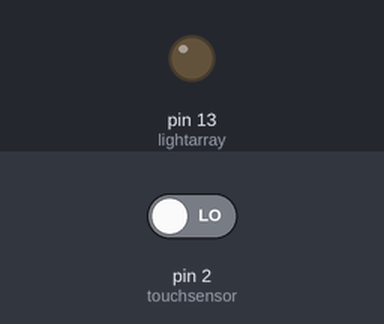
Simulated run of this sketch. Board: Arduino Uno, built with avr-gcc and run on an emulated ATmega328P. On the bench: output pins drawn as LEDs (lit = HIGH). Inputs (shaded band) come from the test bench; at power-on: pin 2 (touchsensor) LOW.

Above: at 1.2 s.
1.3 s: pin 2 (touchsensor) driven HIGH
At 2.5 s:
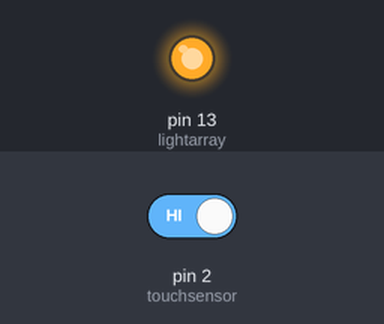
2.8 s: pin 2 (touchsensor) driven LOW
At 3.8 s:
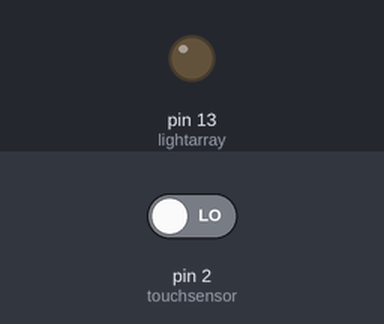
Timing chart, 0 to 5.8 s (numbered marks = the images above; inputs shaded):
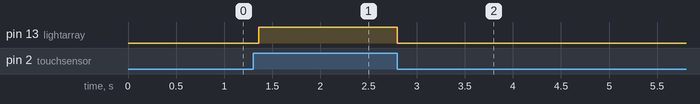

The sketch:

touchLED.ino
```cpp
// turns on light array when touch sensor receives input

byte lightarray = 13, // light array at pin 13
     touchsensor = 2; // touch sensor at pin 2

void setup() {
    pinMode(lightarray, OUTPUT);
    pinMode(touchsensor, INPUT);
}

void loop() {
    if(digitalRead(touchsensor)) { // if touch sensor receives input
        digitalWrite(lightarray, HIGH);
    }
    else {
        digitalWrite(lightarray, LOW);
    }
    delay(80);
}
```

Measured:
- after the input at 1.3 s, pin 13 (lightarray): LOW → HIGH after 0.06 s
- after the input at 2.8 s, pin 13 (lightarray): HIGH → LOW at once
